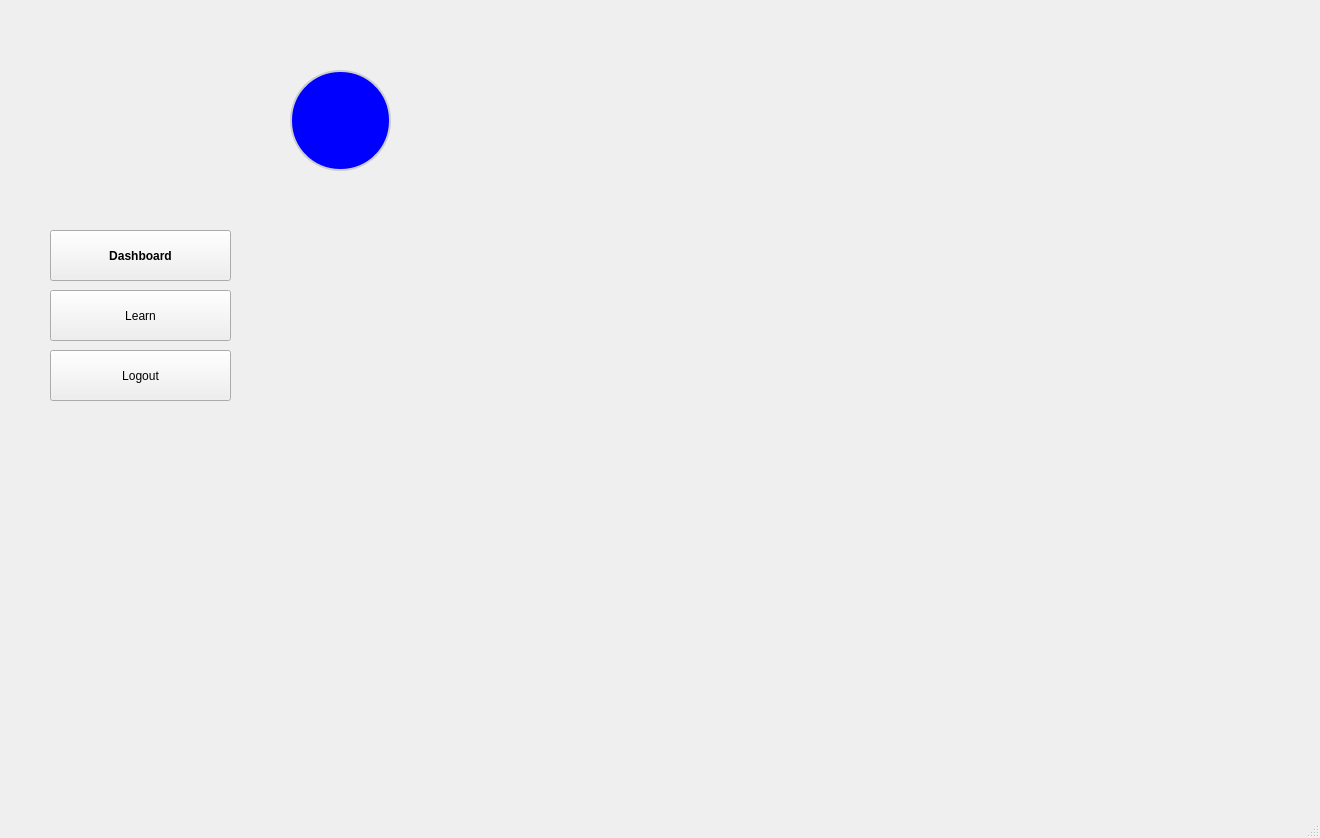
<?xml version="1.0" encoding="UTF-8"?>
<ui version="4.0">
 <class>MainWindow</class>
 <widget class="QMainWindow" name="MainWindow">
  <property name="geometry">
   <rect>
    <x>0</x>
    <y>0</y>
    <width>1320</width>
    <height>838</height>
   </rect>
  </property>
  <property name="windowTitle">
   <string>MainWindow</string>
  </property>
  <widget class="QWidget" name="centralwidget">
   <widget class="QLabel" name="label">
    <property name="geometry">
     <rect>
      <x>290</x>
      <y>70</y>
      <width>101</width>
      <height>101</height>
     </rect>
    </property>
    <property name="styleSheet">
     <string notr="true">QLabel#label{
border-radius: 50%; /* Adjust the radius as needed */
border: 2px solid #cccccc; /* Optional border style */
 /* background-image: url(:/images/avatar2d.jpg); Specify the path to your image */
background-size: 110px 110px; /* Scale the image to fit within the QLabel while maintaining aspect ratio */
background-color: blue;
background-repeat: no-repeat; /* Prevent image from repeating if it's smaller than QLabel */
background-position: center center; /* Center the image within the QLabel */
}</string>
    </property>
    <property name="text">
     <string/>
    </property>
    <property name="scaledContents">
     <bool>true</bool>
    </property>
   </widget>
   <widget class="QPushButton" name="nav_1">
    <property name="geometry">
     <rect>
      <x>50</x>
      <y>230</y>
      <width>181</width>
      <height>51</height>
     </rect>
    </property>
    <property name="font">
     <font>
      <weight>75</weight>
      <bold>true</bold>
     </font>
    </property>
    <property name="styleSheet">
     <string notr="true">QPushButton#nav_1{
Qproperty-icon: url(:/images/6322766.png)
}</string>
    </property>
    <property name="text">
     <string>Dashboard</string>
    </property>
   </widget>
   <widget class="QPushButton" name="nav_2">
    <property name="geometry">
     <rect>
      <x>50</x>
      <y>290</y>
      <width>181</width>
      <height>51</height>
     </rect>
    </property>
    <property name="text">
     <string>Learn</string>
    </property>
   </widget>
   <widget class="QPushButton" name="nav_3">
    <property name="geometry">
     <rect>
      <x>50</x>
      <y>350</y>
      <width>181</width>
      <height>51</height>
     </rect>
    </property>
    <property name="text">
     <string>Logout</string>
    </property>
   </widget>
  </widget>
  <widget class="QMenuBar" name="menubar">
   <property name="geometry">
    <rect>
     <x>0</x>
     <y>0</y>
     <width>1320</width>
     <height>26</height>
    </rect>
   </property>
  </widget>
  <widget class="QStatusBar" name="statusbar"/>
 </widget>
 <resources>
  <include location="assets.qrc"/>
 </resources>
 <connections/>
</ui>
